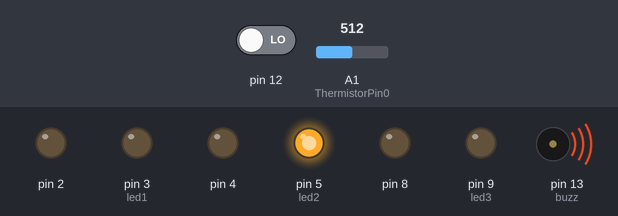
Simulated run of this sketch. Board: Arduino Uno, built with avr-gcc and run on an emulated ATmega328P. On the bench: output pins drawn as LEDs (lit = HIGH), buzzer (waves = sounding, pin HIGH). Dashed ring = blinking. The test bench sets the inputs (shaded band); at power-on: A1 (ThermistorPin0) = 512, pin 12 LOW. What the sketch prints to the serial monitor is not drawn.

Above: at 1.5 s.
1.6 s: A1 (ThermistorPin0) set to 592
3.7 s: A1 (ThermistorPin0) set to 607
At 5.4 s:
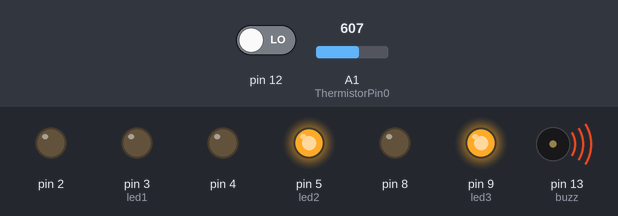
5.7 s: pin 12 driven HIGH
At 6.8 s:
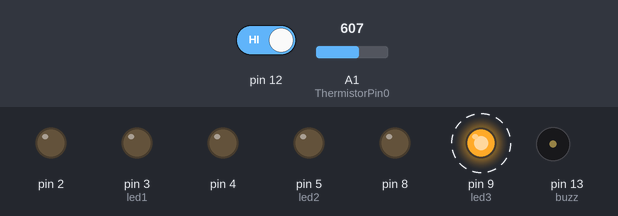
9.1 s: A1 (ThermistorPin0) set to 340
At 9.6 s:
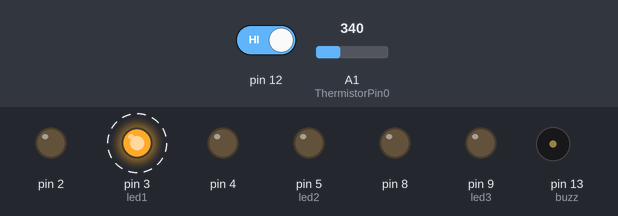
12.5 s: pin 12 driven LOW
At 13.9 s:
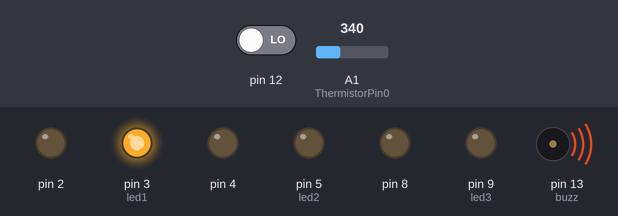
14.8 s: A1 (ThermistorPin0) set to 360
At 15.1 s:
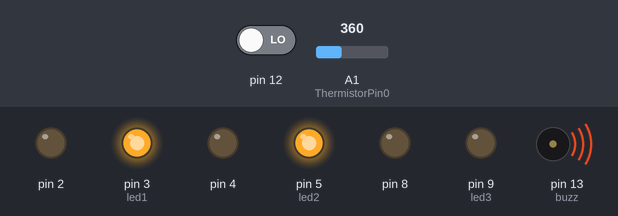
Timing chart, 0 to 17.7 s (numbered marks = the images above; inputs shaded):
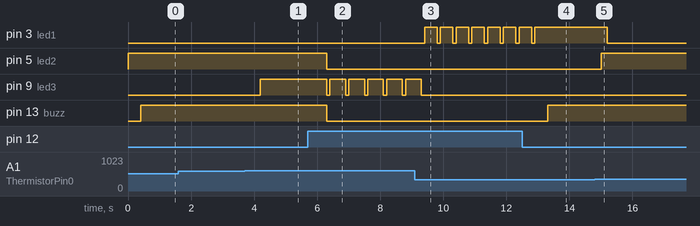

Measured:
- the behaviour switches between 599 and 600 on A1 (ThermistorPin0) (found by bisection; images 0 and 1)
- after the input at 1.6 s, every drawn part: stays the same
- after the input at 3.7 s, pin 9 (led3): LOW → HIGH after 0.50 s
- after the input at 5.7 s, pin 5 (led2), pin 13 (buzz): HIGH → LOW after 0.60 s; pin 9 (led3): alternates HIGH for 0.50 s and LOW for 0.10 s, starting after 0.60 s
- after the input at 9.1 s, pin 3 (led1): alternates HIGH for 0.40 s and LOW for 0.10 s, starting after 0.31 s; pin 9 (led3): goes on until 9.3 s, then stays LOW
- after the input at 12.5 s, pin 3 (led1): goes on until 12.9 s, then stays HIGH; pin 13 (buzz): LOW → HIGH after 0.81 s
- after the input at 14.8 s, pin 3 (led1): HIGH → LOW after 0.41 s; pin 5 (led2): LOW → HIGH after 0.21 s

The sketch:

soilmoisture_sensor.ino
```cpp
 int ThermistorPin0 = 1;

 int led1 = 3;
 int led2 = 5;
 int led3 = 9;
 int buzz = 13;
 int sensor = 10;
void setup() {

 Serial.begin(9600);
pinMode(led1,OUTPUT);
pinMode(led2,OUTPUT);
pinMode(led3,OUTPUT);
pinMode(buzz,OUTPUT);
pinMode(sensor,INPUT);
pinMode(2,OUTPUT);
pinMode(4,OUTPUT);
pinMode(8,OUTPUT);
digitalWrite(2, LOW);
digitalWrite(4, LOW);
digitalWrite(8, LOW);
}

void loop() {

 int input = digitalRead(12);
 int Vo = analogRead(ThermistorPin0);

 if( Vo <= 350)//when there is a lot of moisture
 {
   digitalWrite(led1, HIGH);
   delay(200);
   digitalWrite(led2, LOW);
   delay(200);
   Serial.print("too much \n");
 }

 if( Vo >= 350 && Vo <= 600)//at optimumlevel
 {
   digitalWrite(led2, HIGH);
   delay(200);
   digitalWrite(led1, LOW);
   delay(200);
   Serial.print("perfect \n");
 }

  if( Vo >= 600)// soilis dry timee to add water
  {
   digitalWrite(led3, HIGH);
   delay(500);
   Serial.print("dry\n");
  }

  if( input ==! HIGH) //in care of water overflow
  {
    digitalWrite(buzz, HIGH);
    delay(200);
  }
  else
  {
  digitalWrite(led1, LOW);
  digitalWrite(led2, LOW);
  digitalWrite(led3, LOW);
  digitalWrite(buzz, LOW);
  }
 Serial.print(Vo);
 delay(100);
 }
```
